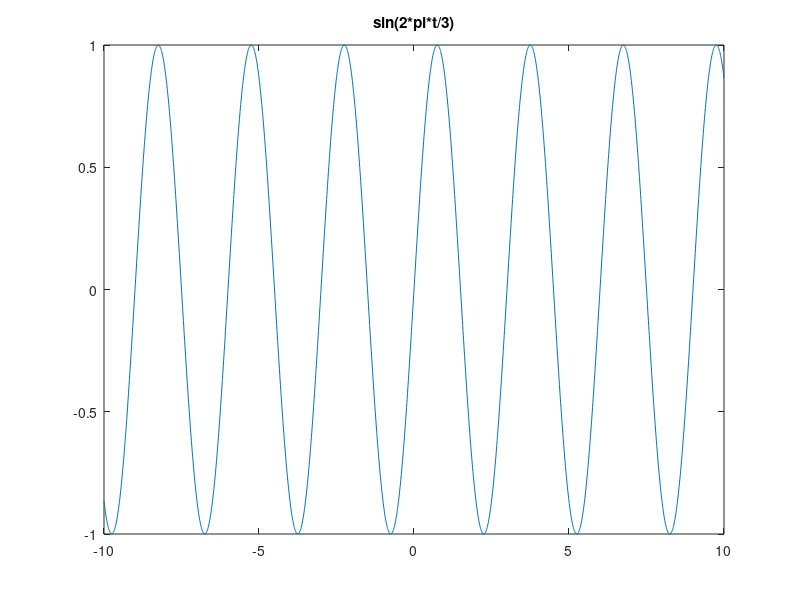

Here is the MATLAB script that generated this plot:
% ============================================================
% CURSO: SISTEMAS DINÁMICOS
% GRUPO: 2
% SEMESTRE: 2022-3
% PROFESOR: DAVID JULIAN GONZÁLEZ MALDONADO
% ============================================================

close all % Cierro todas las ventanas
clc % Limpio el Command Window

t = -10:0.01:10; % Creo un vector de tiempo de 0 a 10, en interv. de 0.01

% Gráfica de una onda seno
x1 = sin(2*pi*t/3);
figure
plot(t,x1)
title('sin(2*pi*t/3)')

% Cálculo de polos de la función F = (s+1)/(4s^3+2s^2+3s+1)
polos = roots([4 2 3 1])